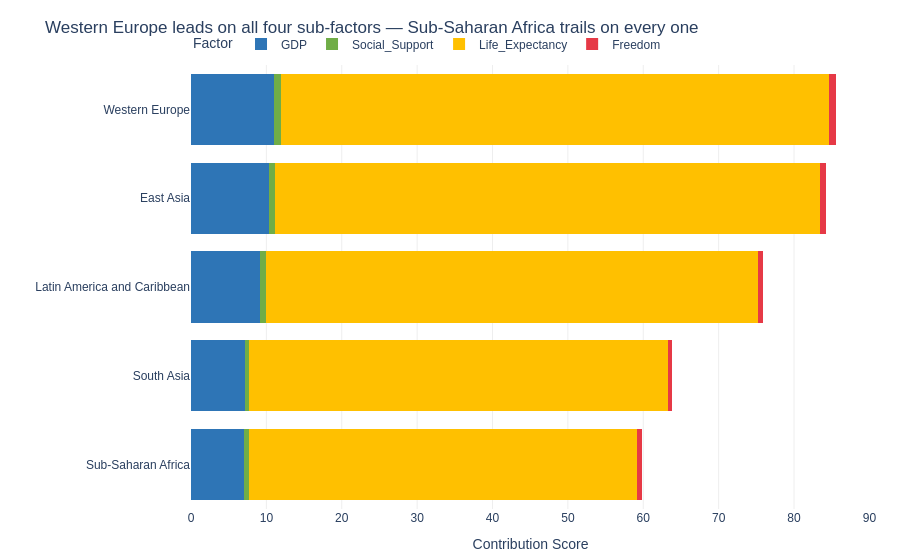

Write notebook code for a chart like this one.
### Markdown cell above
### Step 5 — Stacked bar: composition story

### Code cell
sub = df[df['Region'].isin(['Western Europe','Sub-Saharan Africa',
                             'East Asia','Latin America and Caribbean','South Asia'])]
region_stack = (sub.groupby('Region')[['GDP','Social_Support','Life_Expectancy','Freedom']]
                .mean().reset_index())
region_stack['total'] = region_stack[['GDP','Social_Support','Life_Expectancy','Freedom']].sum(axis=1)
region_stack = region_stack.sort_values('total')

fig = px.bar(
    region_stack.melt(id_vars='Region',
                      value_vars=['GDP','Social_Support','Life_Expectancy','Freedom']),
    y='Region', x='value', color='variable',
    orientation='h', barmode='stack',
    title='Western Europe leads on all four sub-factors — Sub-Saharan Africa trails on every one',
    labels={'value': 'Contribution Score', 'variable': 'Factor', 'Region': ''},
    color_discrete_sequence=['#2E75B6','#70AD47','#FFC000','#E63946']
)
fig.update_layout(
    plot_bgcolor='white', paper_bgcolor='white',
    font=dict(family='Arial', size=12),
    xaxis=dict(gridcolor='#EEEEEE'),
    legend=dict(orientation='h', y=1.08),
    margin=dict(l=10, r=30, t=65, b=40)
)
fig.update_traces(marker_line_width=0)
fig.show()

# Which sub-factor is easiest to compare across regions? Hardest?
# GDP (bottom, zero baseline) = easy. Freedom (top, floating) = hard

### Figure 1 — Plotly figure (JSON) as saved in the notebook; plotly's stock layout.template omitted (floating-point values rounded to 4 significant figures)
{"data": [{"hovertemplate": "Factor=GDP<br>Contribution Score=%{x}<br>=%{y}<extra></extra>", "legendgroup": "GDP", "marker": {"color": "#2E75B6", "line": {"width": 0}, "pattern": {"shape": ""}}, "name": "GDP", "orientation": "h", "showlegend": true, "textposition": "auto", "type": "bar", "x": [7.082, 7.152, 9.135, 10.31, 10.96], "xaxis": "x", "y": ["Sub-Saharan Africa", "South Asia", "Latin America and Caribbean", "East Asia", "Western Europe"], "yaxis": "y"}, {"hovertemplate": "Factor=Social_Support<br>Contribution Score=%{x}<br>=%{y}<extra></extra>", "legendgroup": "Social_Support", "marker": {"color": "#70AD47", "line": {"width": 0}, "pattern": {"shape": ""}}, "name": "Social_Support", "orientation": "h", "showlegend": true, "textposition": "auto", "type": "bar", "x": [0.5577, 0.5613, 0.8287, 0.8527, 0.9317], "xaxis": "x", "y": ["Sub-Saharan Africa", "South Asia", "Latin America and Caribbean", "East Asia", "Western Europe"], "yaxis": "y"}, {"hovertemplate": "Factor=Life_Expectancy<br>Contribution Score=%{x}<br>=%{y}<extra></extra>", "legendgroup": "Life_Expectancy", "marker": {"color": "#FFC000", "line": {"width": 0}, "pattern": {"shape": ""}}, "name": "Life_Expectancy", "orientation": "h", "showlegend": true, "textposition": "auto", "type": "bar", "x": [51.56, 55.6, 65.22, 72.33, 72.79], "xaxis": "x", "y": ["Sub-Saharan Africa", "South Asia", "Latin America and Caribbean", "East Asia", "Western Europe"], "yaxis": "y"}, {"hovertemplate": "Factor=Freedom<br>Contribution Score=%{x}<br>=%{y}<extra></extra>", "legendgroup": "Freedom", "marker": {"color": "#E63946", "line": {"width": 0}, "pattern": {"shape": ""}}, "name": "Freedom", "orientation": "h", "showlegend": true, "textposition": "auto", "type": "bar", "x": [0.5994, 0.5463, 0.7542, 0.754, 0.8961], "xaxis": "x", "y": ["Sub-Saharan Africa", "South Asia", "Latin America and Caribbean", "East Asia", "Western Europe"], "yaxis": "y"}], "layout": {"barmode": "stack", "font": {"family": "Arial", "size": 12}, "legend": {"orientation": "h", "title": {"text": "Factor"}, "tracegroupgap": 0, "y": 1.08}, "margin": {"b": 40, "l": 10, "r": 30, "t": 65}, "paper_bgcolor": "white", "plot_bgcolor": "white", "title": {"text": "Western Europe leads on all four sub-factors — Sub-Saharan Africa trails on every one"}, "xaxis": {"anchor": "y", "domain": [0, 1], "gridcolor": "#EEEEEE", "title": {"text": "Contribution Score"}}, "yaxis": {"anchor": "x", "domain": [0, 1], "title": {"text": ""}}}}
